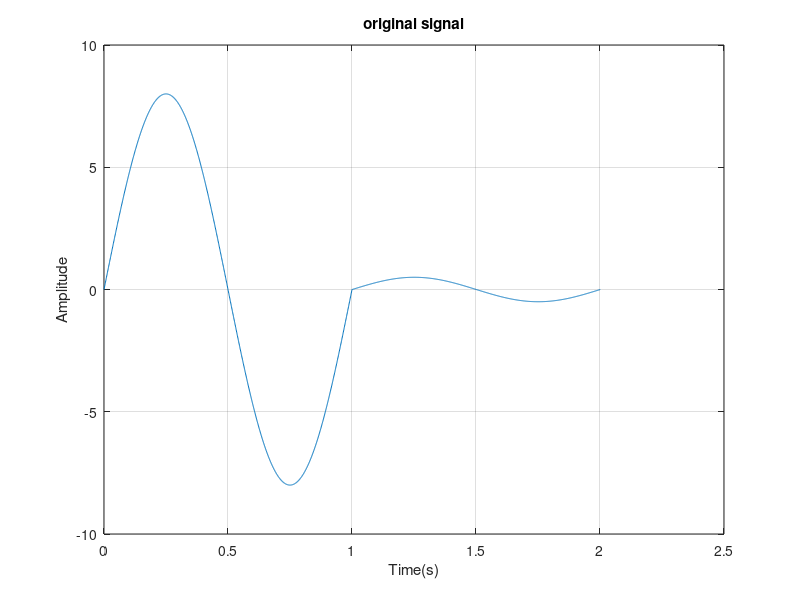
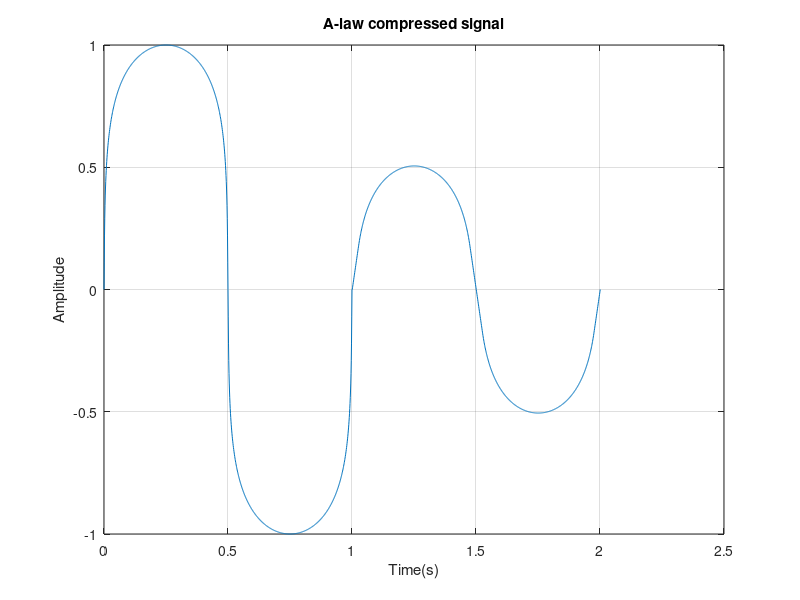
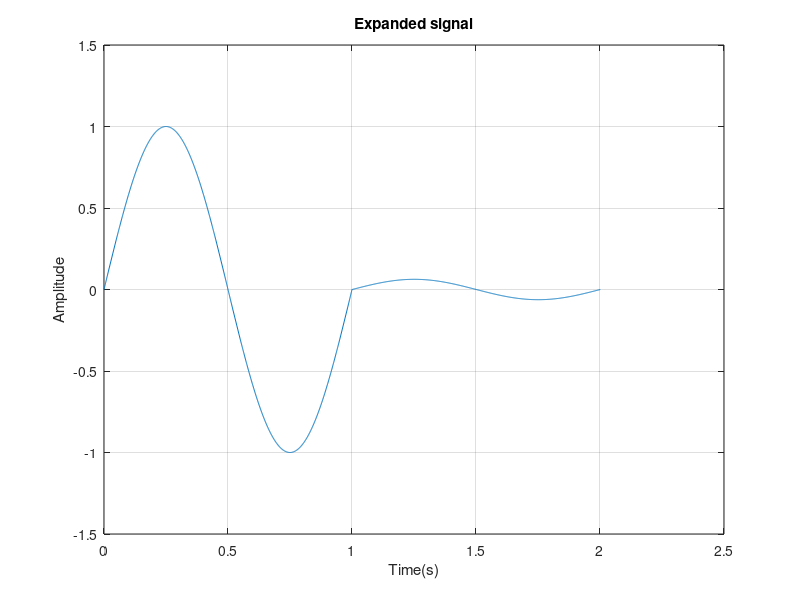

Here is the MATLAB script that generated these plots, in order:
clc;
clear;
close all;

%---parameter--
fm = 1;
a1 = 8;
a2 = 0.5;
mu = 100;
fs = 1000 * fm;
ts = 1/fs;
apar = mu;

%----signal generation---
t = 0:ts:1;
s1 = a1*sin(2*pi*fm*t);
s2 = a2*sin(2*pi*fm*t);

x = [s1 s2];
t_full = 0:ts:(length(x)-1)*ts;

figure;
plot(t_full, x);
title('original signal');
xlabel('Time(s)');
ylabel('Amplitude');
grid on;

% normalization
x_normal = x / max(abs(x));

% a-law compression (piecewise)
ax = abs(x_normal);
sgn = sign(x_normal);
y_a = zeros(size(x_normal));
th = 1/apar;

% region 1: |x| < 1/a
idx1 = (ax < th);
y_a(idx1) = sgn(idx1) .* (apar * ax(idx1) / (1 + log(apar)));

% region 2: |x| >= 1/a
idx2 = ~idx1;
y_a(idx2) = sgn(idx2) .* ((1 + log(apar * ax(idx2))) / (1 + log(apar)));

figure;
plot(t_full, y_a);
title('A-law compressed signal');
xlabel('Time(s)');
ylabel('Amplitude');
grid on;

% a-law expansion (inverse piecewise)
ay = abs(y_a);
sgny = sign(y_a);
y_th = 1 / (1 + log(apar));
x_hat_norm = zeros(size(y_a));

% region 1 inverse
idx1e = (ay < y_th);
x_hat_norm(idx1e) = sgny(idx1e) .* ...
    (ay(idx1e) * (1 + log(apar)) / apar);

% region 2 inverse
idx2e = ~idx1e;
x_hat_norm(idx2e) = sgny(idx2e) .* ...
    (exp(ay(idx2e) * (1 + log(apar)) - 1) / apar);

figure;
plot(t_full, x_hat_norm);
title('Expanded signal');
xlabel('Time(s)');
ylabel('Amplitude');
grid on;
